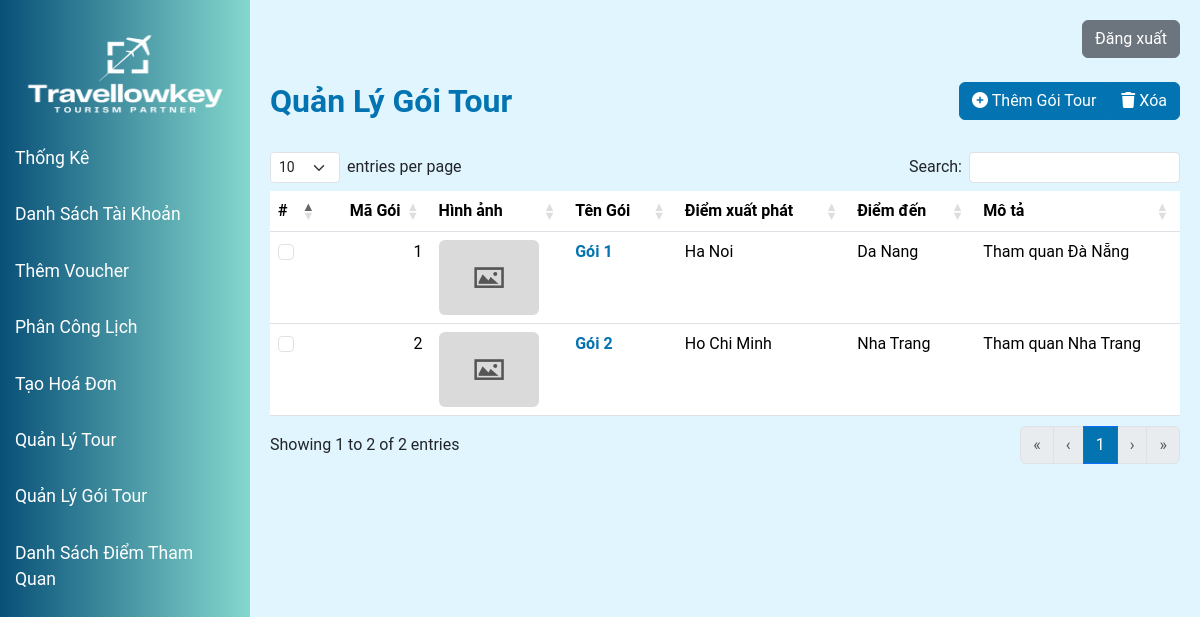
/modules/tour_package/index.php, run on the app's committed database.
### tables this page shows
CREATE TABLE `tourpackage`  (
    `tourPackageCode` int NOT NULL AUTO_INCREMENT,
    `packageName` varchar(100) NULL DEFAULT NULL,
    `startingPoint` varchar(100) NULL DEFAULT NULL,
    `endPoint` varchar(100) NULL DEFAULT NULL,
    `description` varchar(500) NULL DEFAULT NULL,
    `image` varchar(255) NULL DEFAULT NULL,
    PRIMARY KEY (`tourPackageCode`)
);

### models/tourPackage.php (called while the page is built, shortened)
<?php
include_once("clsKetNoi.php");
class modelTourPackage
{
    private $conn;
    function __construct()
    {
        $p = new clsKetNoi();
        $this->conn = $p->ketNoiDB();
    }
    public function selectAllTourPackages()
    {
        if ($this->conn) {
            $query = "SELECT * FROM tourpackage";
            $result = $this->conn->query($query);
            $tourPackages = [];
            while ($row = $result->fetch_assoc()) {
                $tourPackages[] = $row;
            }
            return $tourPackages;
        } else {
            return false;
        }
    }
}
?>

### models/clsKetNoi.php (called while the page is built, shortened)
<?php
class clsKetNoi {
    function ketNoiDB() {
        $this->conn = new mysqli("localhost", "root", "", "ptud1");
        return $this->conn;
    }
}
?>

### modules/tour_package/list.php (the view, shortened to what this page needs)
<?php
$db = new modelTourPackage();
$data = $db->selectAllTourPackages();
?>
<div class="row">
    <div class="col-6">
        <h2 class="text-primary fw-bold mb-4">Quản Lý Gói Tour</h2>
    </div>
    <div class="col-6 text-end">
        <div class="btn-group" role="group" aria-label="Basic example">
            <a type="button" class="btn btn-primary" href="/Tour_management/modules/tour_package/index.php?a=create">
                <i class="fa-solid fa-circle-plus"></i>
                Thêm Gói Tour
            </a>
            <button type="button" class="btn btn-primary" onclick="confirmDeleteSelected()">
                <i class="fa fa-trash"></i>
                Xóa
            </button>
        </div>
    </div>
</div>
<table class="table" id="categoryManagerHomeTable">
    <thead>
    <tr>
        <th scope="col">#</th>
        <th scope="col">Mã Gói</th>
        <th scope="col">Hình ảnh</th>
        <th scope="col">Tên Gói</th>
        <th scope="col">Điểm xuất phát</th>
        <th scope="col">Điểm đến</th>
        <th scope="col">Mô tả</th>
    </tr>
    </thead>
    <tbody>
    <?php foreach ($data as $item): ?>
        <tr>
            <td><input class="form-check-input" type="checkbox" value="<?php echo $item['tourPackageCode']; ?>" name="selected_ids[]"></td>
            <td><?php echo $item['tourPackageCode']; ?></td>
            <td><img style="border-radius: 6px" src="<?php echo $item['image'] ? `/Tour_management/modules/tour_package/` . $item['image'] : '/Tour_management/asset/images/default-thumbnail.jpg'; ?>" alt="<?php echo $item['packageName']; ?>" width="100px"/></td>
            <td><a href="/Tour_management/modules/tour_package/index.php?a=edit&id=<?php echo $item['tourPackageCode']; ?>" class="text-decoration-none fw-bold"><?php echo $item['packageName']; ?></a></td>
            <td><?php echo $item['startingPoint']; ?></td>
            <td><?php echo $item['endPoint']; ?></td>
            <td><?php echo $item['description']; ?></td>
        </tr>
    <?php endforeach; ?>
    </tbody>
</table>

### modules/tour_package/index.php (shortened to what this page needs)
<?php
include '../../models/tourPackage.php';
?>
<!DOCTYPE html>
<html lang="vi">
<head>
    <link rel="stylesheet" href="/Tour_management/asset/css/dataTables.bootstrap5.css" id="theme-styles">
    <link rel="stylesheet" href="https://cdnjs.cloudflare.com/ajax/libs/font-awesome/6.6.0/css/all.min.css" />
    <link rel="stylesheet" href="/Tour_management/asset/css/bootstrap.min.css"/>
    <link rel="stylesheet" href="/Tour_management/asset/css/manager_home.css">
</head>
<body>
<?php
include '../../view/leftmenu.php'
?>
<div class="content">
    <div class="col mb-4">
        <div class="text-end">
            <form action="/Tour_management/index.php" method="POST">
                <button type="submit" name="logout" class="btn btn-secondary">Đăng xuất</button>
            </form>
        </div>
    </div>
    <?php
    if(isset($_GET['a'])) {
        $a = $_GET['a'];
        switch ($a) {
            case 'list':
                include 'list.php';
                break;
            case 'create':
                include 'create.php';
                break;
            case 'delete':
                include 'delete.php';
                break;
            case 'edit':
                include 'edit.php';
                break;
            default:
                include 'list.php';
        }
    } else {
        include 'list.php';
    }
    ?>
</div>
</body>
</html>

### view/leftmenu.php
<div class="sidebar">
    <a href="/Tour_management/index.php" style="max-width: 100%;">
        <img id="logo" src="/Tour_management/asset/images/travellowkey_logo.png" alt="Logo">
    </a>
    <a href="/Tour_management/modules/manager_home/manager_home.php">Thống Kê</a>
    <a href="/Tour_management/modules/manager_home/manager_employee.php">Danh Sách Tài Khoản</a>
    <a href="/Tour_management/modules/manager_home/manager_voucher.php">Thêm Voucher</a>
    <a href="/Tour_management/modules/manager_home/manager_assign.php">Phân Công Lịch</a>
    <a href="/Tour_management/modules/manager_home/manager_bill.php">Tạo Hoá Đơn</a>
    <a href="/Tour_management/modules/tour_manage/index.php">Quản Lý Tour</a>
    <a href="/Tour_management/modules/tour_package/index.php">Quản Lý Gói Tour</a>
    <a href="/Tour_management/modules/sightseeing_spot/index.php">Danh Sách Điểm Tham Quan</a>
</div>

### asset/css/manager_home.css (style rules this page uses)
body { font-family: 'Roboto', sans-serif; background-color: #e0f7fa; margin: 0; height: 100vh; overflow: hidden; }
.sidebar { height: 100vh; background: linear-gradient(90deg, rgba(8,80,120,1) 0%, rgba(133,216,206,1) 100%) !important; padding-top: 20px; width: 250px; position: fixed; }
.sidebar a { font-size: 1.1rem; color: white; padding: 15px; text-decoration: none; display: block; }
.content { margin-left: 250px; padding: 20px; height: 100vh; overflow-y: auto; background-color: #e1f5fe; }
#logo { max-height: 10vh; width: 100%; display: block; margin: auto; }
.row { display: flex; justify-content: space-between; flex-wrap: wrap; }

### data on the page
tourpackage: tourPackageCode "1", packageName "Gói 1", startingPoint "Ha Noi", endPoint "Da Nang", description "Tham quan Đà Nẵng"
tourpackage: tourPackageCode "2", packageName "Gói 2", startingPoint "Ho Chi Minh", endPoint "Nha Trang", description "Tham quan Nha Trang"
